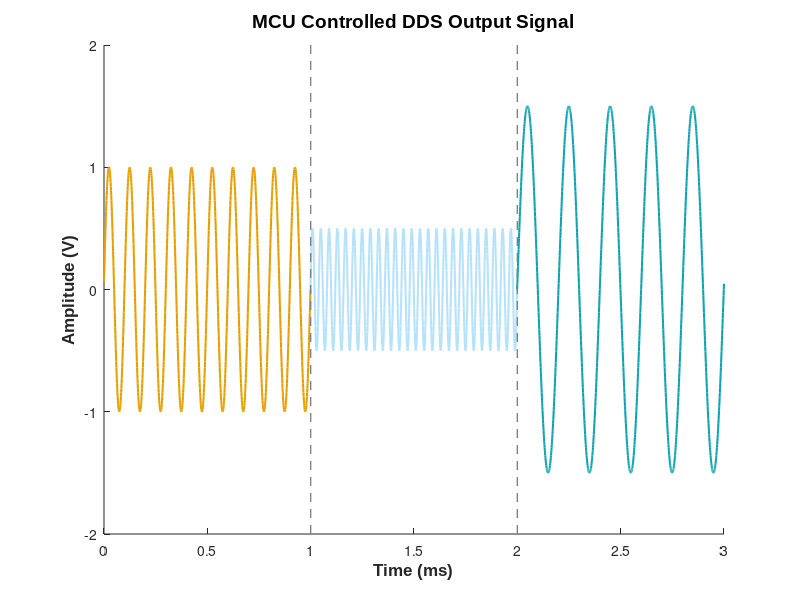

The MATLAB source for this figure: (Note: this script raises an error after producing the figure.)
%% MATLAB Code for Generating a Publication-Quality Plot of MCU-Controlled DDS Output
%  Version 3: Using a different color for each signal segment based on an
%  optimized, high-contrast, and professional palette.

% --- 1. Script Initialization & Parameter Definition ---
clc; clear; close all;

fs = 1e6; ts = 1/fs;
t_end = 3e-3; t = 0:ts:t_end;

f1 = 10e3; A1 = 1.0; % Segment 1
f2 = 25e3; A2 = 0.5; % Segment 2
f3 = 5e3;  A3 = 1.5; % Segment 3

% --- 2. Generate Full, Phase-Continuous Waveform ---
y = zeros(size(t));
phase = 0;
for i = 1:length(t)
    if t(i) < 1e-3
        current_f = f1; current_A = A1;
    elseif t(i) < 2e-3
        current_f = f2; current_A = A2;
    else
        current_f = f3; current_A = A3;
    end
    phase = phase + (2 * pi * current_f / fs);
    y(i) = current_A * sin(phase);
end

% --- 3. Define the Optimized Professional Color Palette ---
% Hex codes are converted to MATLAB RGB triplets (values from 0 to 1).
% ★★★ KEY CHANGE: Using a professional, high-contrast color palette.
color1 = [230, 159, 0] / 255;   % A clear, professional Orange/Amber (replaces #f9f7f3)
color2 = [181, 226, 250] / 255; % User's choice: #b5e2fa -> A light, airy blue
color3 = [15, 163, 177] / 255;  % User's choice: #0fa3b1 -> A strong teal/cyan
color_aux = [0.5, 0.5, 0.5];    % Neutral grey for auxiliary lines

% --- 4. Plotting: Each Segment with its Own Color ---
figure('Color', 'w');
hold on; % Use 'hold on' to plot multiple lines on the same axes

% To plot in segments, we must find the indices for each part.
idx1 = find(t < 1e-3);
% The last point of segment 1 must connect to the first of segment 2
idx2 = find(t >= 1e-3 & t < 2e-3);
idx2 = [idx1(end), idx2]; % This ensures a continuous line without gaps
idx3 = find(t >= 2e-3);
idx3 = [idx2(end), idx3]; % Same here

% ★★★ KEY TECHNIQUE: Plot each segment separately
plot(t(idx1) * 1e3, y(idx1), 'Color', color1, 'LineWidth', 1.5);
plot(t(idx2) * 1e3, y(idx2), 'Color', color2, 'LineWidth', 1.5);
plot(t(idx3) * 1e3, y(idx3), 'Color', color3, 'LineWidth', 1.5);

% Add auxiliary vertical lines
plot([1, 1], [-2, 2], 'Color', color_aux, 'LineStyle', '--', 'LineWidth', 1);
plot([2, 2], [-2, 2], 'Color', color_aux, 'LineStyle', '--', 'LineWidth', 1);

% --- 5. Customization for Publication Quality ---
ax = gca;
title('MCU Controlled DDS Output Signal', 'FontSize', 14, 'FontWeight', 'bold', 'FontName', 'Arial');
xlabel('Time (ms)', 'FontSize', 12, 'FontWeight', 'bold', 'FontName', 'Arial');
ylabel('Amplitude (V)', 'FontSize', 12, 'FontWeight', 'bold', 'FontName', 'Arial');

ax.Box = 'on';
ax.LineWidth = 1.2;
ax.FontName = 'Arial';
ax.FontSize = 11;
grid on;
ax.GridLineStyle = ':';
ax.GridColor = color_aux;
ax.GridAlpha = 0.5;

xlim([0, t_end * 1e3]);
ylim([-2, 2]);

% Annotations using colored text to match the segments
text(0.2, 1.7, 'f=10kHz, A=1.0V', 'FontSize', 11, 'FontName', 'Arial', 'Color', color1, 'FontWeight', 'bold');
text(1.2, 0.7, 'f=25kHz, A=0.5V', 'FontSize', 11, 'FontName', 'Arial', 'Color', 'k'); % Black text for light blue BG
text(2.2, -1.8, 'f=5kHz, A=1.5V', 'FontSize', 11, 'FontName', 'Arial', 'Color', color3, 'FontWeight', 'bold');

hold off; % Release the plot

% --- 6. Saving the Figure ---
% print('DDS_Output_Plot_MultiColor', '-dpng', '-r300');
